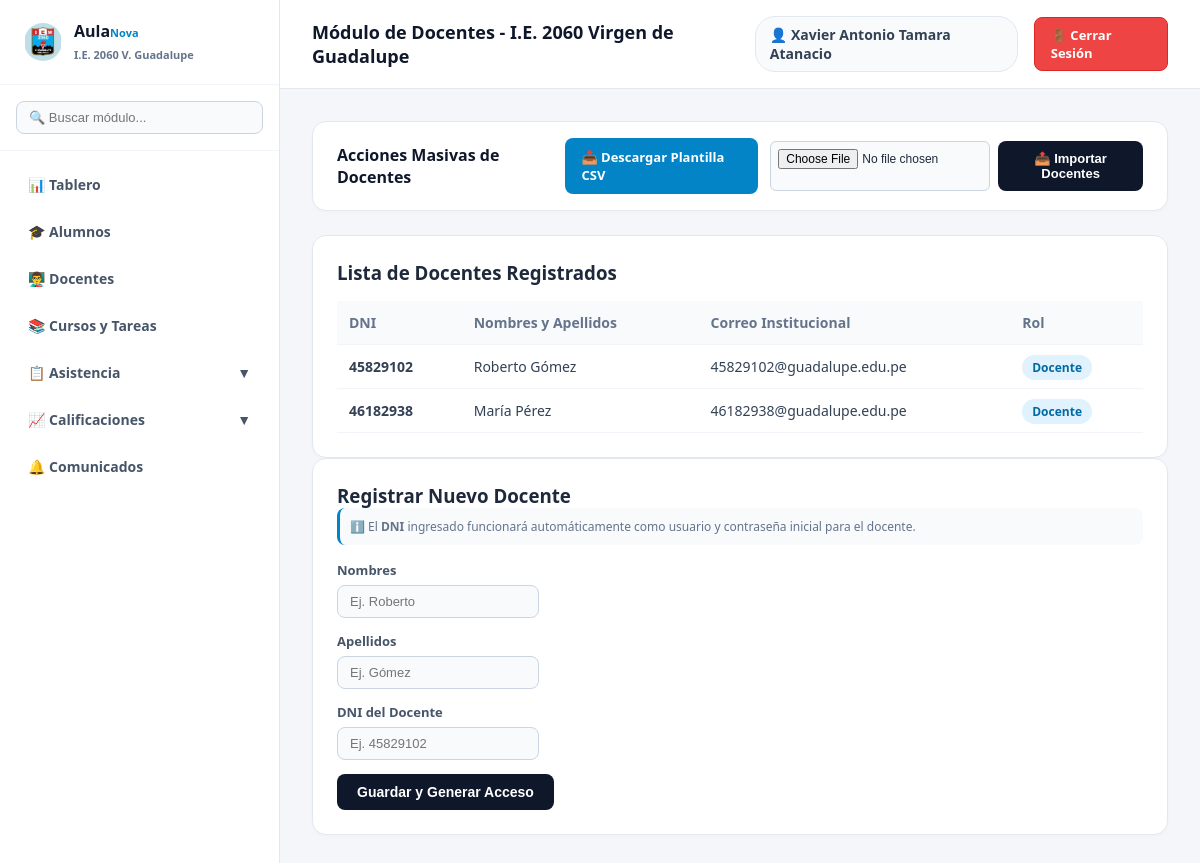
Screenshot of /docentes (signed in) with the database file from the repository.
### tables this page shows
CREATE TABLE Usuarios (
            id_usuario INTEGER PRIMARY KEY AUTOINCREMENT,
            nombres TEXT NOT NULL,
            apellidos TEXT NOT NULL,
            correo TEXT UNIQUE NOT NULL,
            password TEXT NOT NULL,
            dni TEXT,
            grado TEXT,
            seccion TEXT,
            id_rol INTEGER,
            estado INTEGER DEFAULT 1,
            FOREIGN KEY (id_rol) REFERENCES Roles (id_rol)
        );

### app.py (the view)
@app.route('/docentes')
def gestionar_docentes():
    if 'id_rol' not in session or session['id_rol'] != 1:
        return redirect(url_for('index'))
    conn = get_db_connection()
    docentes = conn.execute('''
        SELECT u.*, r.nombre_rol
        FROM Usuarios u
        JOIN Roles r ON u.id_rol = r.id_rol
        WHERE u.id_rol = 2
    ''').fetchall()
    admin_default = conn.execute('SELECT * FROM Usuarios WHERE id_usuario = ?', (session['id_usuario'],)).fetchone()
    conn.close()
    return render_template('docentes.html', docentes=docentes, usuario=admin_default)

### app.py (called while the page is built)
def get_db_connection():
    conn = sqlite3.connect('aulanova.db')
    conn.row_factory = sqlite3.Row
    return conn

### templates/docentes.html (shortened to what this page needs)
{% extends "layout.html" %}
{% block header_title %}Módulo de Docentes - I.E. 2060 Virgen de Guadalupe{% endblock %}
{% block content %}
<div class="action-bar">
    <div style="font-weight: 700; color: #0f172a; font-size: 16px;">Acciones Masivas de Docentes</div>
    <div style="display: flex; gap: 12px; align-items: center;">
        <a href="/descargar-plantilla-docentes" class="btn-download">📥 Descargar Plantilla CSV</a>
        <form action="/importar-docentes" method="POST" enctype="multipart/form-data" style="display: flex; gap: 8px; margin: 0;">
            <input type="file" name="archivo" accept=".csv" required class="file-input">
            <button type="submit" class="btn-import">📤 Importar Docentes</button>
        </form>
    </div>
</div>
<div class="grid-container">
    <div class="card">
        <h3>Lista de Docentes Registrados</h3>
        <table>
            <thead>
                <tr>
                    <th>DNI</th>
                    <th>Nombres y Apellidos</th>
                    <th>Correo Institucional</th>
                    <th>Rol</th>
                </tr>
            </thead>
            <tbody>
                {% if docentes %}
                    {% for d in docentes %}
                    <tr>
                        <td><strong>{{ d.dni }}</strong></td>
                        <td>{{ d.nombres }} {{ d.apellidos }}</td>
                        <td>{{ d.correo }}</td>
                        <td><span class="badge">Docente</span></td>
                    </tr>
                    {% endfor %}
                {% else %}
                    <tr>
                        <td colspan="4" style="text-align: center; color: #94a3b8; padding: 20px;">No hay docentes registrados todavía.</td>
                    </tr>
                {% endif %}
            </tbody>
        </table>
    </div>
    <div class="card">
        <h3>Registrar Nuevo Docente</h3>
        <div class="info-note">
            ℹ️ El <strong>DNI</strong> ingresado funcionará automáticamente como usuario y contraseña inicial para el docente.
        </div>
        <form action="/crear-docente" method="POST">
            <div class="form-group">
                <label for="nombres">Nombres</label>
                <input type="text" id="nombres" name="nombres" required placeholder="Ej. Roberto">
            </div>
            <div class="form-group">
                <label for="apellidos">Apellidos</label>
                <input type="text" id="apellidos" name="apellidos" required placeholder="Ej. Gómez">
            </div>
            <div class="form-group">
                <label for="dni">DNI del Docente</label>
                <input type="text" id="dni" name="dni" required maxlength="8" placeholder="Ej. 45829102">
            </div>
            <button type="submit">Guardar y Generar Acceso</button>
        </form>
    </div>
</div>
{% endblock %}

### templates/layout.html (shortened to what this page needs)
<!DOCTYPE html>
<html lang="es">
<head>
</head>
<body>
    <aside>
        <div class="sidebar-brand">
            <img src="{{ url_for('static', filename='logo_colegio.jpg') }}" alt="Logo Colegio">
            <div class="brand-text">
                <h3>Aula<span>Nova</span></h3>
                <span>I.E. 2060 V. Guadalupe</span>
            </div>
        </div>
        <div class="search-box-sidebar">
            <input type="text" placeholder="🔍 Buscar módulo...">
        </div>
        <ul class="sidebar-menu">
            {% if session.get('id_rol') == 1 %}
                <li class="menu-item"><a href="/dashboard" class="menu-header">📊 Tablero</a></li>
                <li class="menu-item"><a href="/alumnos" class="menu-header">🎓 Alumnos</a></li>
                <li class="menu-item"><a href="/docentes" class="menu-header">👨‍🏫 Docentes</a></li>
                <li class="menu-item"><a href="/cursos" class="menu-header">📚 Cursos y Tareas</a></li>
                <li class="menu-item {% if request.path in ['/asistencia', '/reporte-asistencia'] %}active-parent open{% endif %}">
                    <div class="menu-header" onclick="toggleSubmenu(this)">
                        <span>📋 Asistencia</span>
                        <span>▼</span>
                    </div>
                </li>
                <li class="menu-item {% if request.path in ['/calificaciones', '/libreta-academica'] %}active-parent open{% endif %}">
                    <div class="menu-header" onclick="toggleSubmenu(this)">
                        <span>📈 Calificaciones</span>
                        <span>▼</span>
                    </div>
                </li>
                <li class="menu-item"><a href="/comunicados" class="menu-header">🔔 Comunicados</a></li>
            {% elif session.get('id_rol') == 2 %}
                <li class="menu-item"><a href="/dashboard_docente" class="menu-header">📊 Mi Panel Docente</a></li>
                <li class="menu-item"><a href="/comunicados" class="menu-header">🔔 Comunicados</a></li>
            {% elif session.get('id_rol') == 3 %}
                <li class="menu-item"><a href="/dashboard_estudiante" class="menu-header">📊 Mi Panel Estudiante</a></li>
                <li class="menu-item"><a href="/comunicados" class="menu-header">🔔 Comunicados</a></li>
            {% endif %}
        </ul>
    </aside>
    <main>
        <header>
            <div class="header-title">{% block header_title %}Módulo Institucional{% endblock %}</div>
            <div class="header-actions">
                <div class="user-profile">👤 {{ usuario.nombres }} {{ usuario.apellidos }}</div>
                <a href="/logout" class="btn-logout">🚪 Cerrar Sesión</a>
            </div>
        </header>
        <div class="content">
            {% block content %}{% endblock %}
        </div>
    </main>
</body>
</html>

### rows the page displays
Usuarios: nombres "Xavier Antonio", apellidos "Tamara Atanacio"
Usuarios: dni "45829102", nombres "Roberto", apellidos "Gómez", correo "45829102@guadalupe.edu.pe"
Usuarios: dni "46182938", nombres "María", apellidos "Pérez", correo "46182938@guadalupe.edu.pe"
